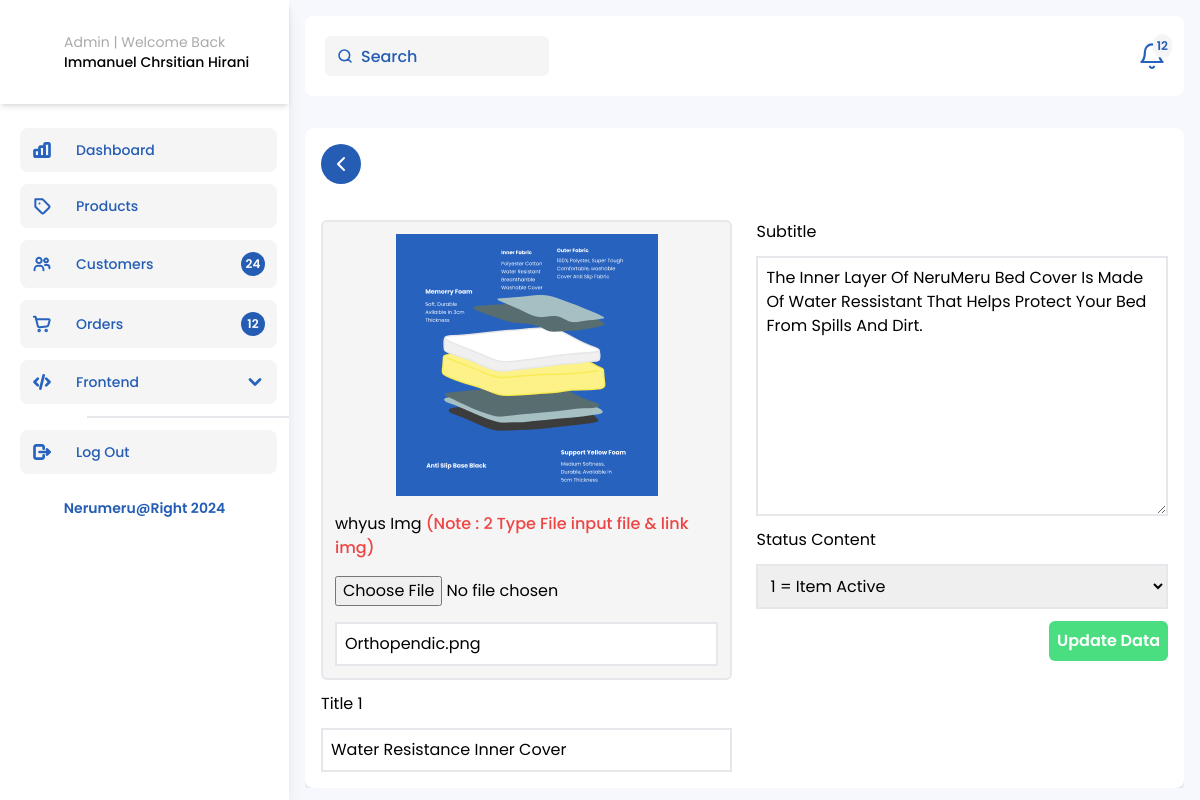
Screenshot of /Admin-whyus-UpdateData.php?whyus_id=1 with the database file from the repository.
### tables this page shows
CREATE TABLE `whyus` (
  `whyus_id` int(11) NOT NULL,
  `whyus_img` varchar(500) NOT NULL,
  `whyus_title` varchar(50) NOT NULL,
  `whyus_subtitle` varchar(150) NOT NULL,
  `status` tinyint(1) NOT NULL,
  `insert_date` datetime NOT NULL DEFAULT current_timestamp(),
  `lastUpdate_date` datetime NOT NULL DEFAULT current_timestamp()
);

### function.php (called while the page is built, shortened)
<?php
$conn = mysqli_connect('localhost', 'root', '', 'nerumeru');
function query($query)
{
    global $conn;
    $result = mysqli_query($conn, $query);
    $rows = [];
    foreach ($result as $row) {
        $rows[] = $row;
    }
    return $rows;
}

### Admin-whyus-UpdateData.php (the view, shortened to what this page needs)
<?php
require "function.php";
$id = $_GET["whyus_id"];
$whyus = query("SELECT * FROM whyus WHERE whyus_id = $id")[0];
?>
<!doctype html>
<html lang="en">
<head>
  <link rel="stylesheet" href="css/output.css" />
  <link rel="stylesheet" href="https://cdn.jsdelivr.net/npm/swiper@10/swiper-bundle.min.css" />
  <link rel="stylesheet" href="https://cdn.jsdelivr.net/npm/swiper@10/swiper-bundle.min.css" />
</head>
<body>
  <main class="my-0">
    <section class="admin relative h-screen overflow-hidden my-0">
      <div class="flex items-start justify-between">
        <?php include("sidebar.admin.php"); ?>
        <div class="flex flex-col gap-4 container">
          <header class="z-40 flex items-center bg-white rounded-lg justify-between w-full h-20 px-5">
            <div class="header-wrapper w-full flex items-center justify-between">
              <span class="relative">
                <input id="searchAdminNavbar" type="search" class="bg-white-neru px-3 rounded-md h-10 outline-none py-1 w-[224px] pl-9 xl:text-base md:text-sm text-xs" placeholder="Search" />
              </span>
              <div id="notifications" class="relative cursor-pointer">
                <div class="badge absolute -right-2 -top-2 bg-white-neru rounded-full flex items-center justify-center p-1">
                  <h6 class="text-xs text-blue-Neru font-semibold">12</h6>
                </div>
              </div>
            </div>
          </header>
          <div class="max-h-screen w-full overflow-y-auto">
            <div class="container bg-white rounded-lg shadow-md 3xl:h-[760px] 2xl:h-[550px] flex flex-col gap-3 overflow-y-auto mt-4">
              <div class="WrapperBack mb-6 w-fit">
                <a href="Admin-Homepage.php" class="bg-blue-Neru w-fit text-white px-2 rounded-full py-2 cursor-pointer font-semibold text-base flex items-center gap-3">
                  <svg xmlns="http://www.w3.org/2000/svg" class="icon icon-tabler icon-tabler-chevron-left" width="24" height="24" viewBox="0 0 24 24" stroke-width="2" stroke="currentColor" fill="none" stroke-linecap="round" stroke-linejoin="round">
                    <path stroke="none" d="M0 0h24v24H0z" fill="none" />
                    <path d="M15 6l-6 6l6 6" />
                  </svg>
                </a>
              </div>
              <form class="w-full" action="" method="post" enctype="multipart/form-data">
                <div class="grid grid-cols-2 gap-6">
                  <div class="flex flex-col w-full gap-3">
                    <div class="w-full flex flex-col gap-4  bg-white-neru rounded-md border-2 p-3">
                      <img src="img/<?= $whyus["whyus_img"] ?>" class=" mx-auto" alt="">
                      <label for="">whyus Img <span class="text-red-500 font-medium">(Note : 2 Type File input file & link img)</span> </label>
                      <input type="file" id="gambar" name="gambar">
                      <input class="w-full p-2 outline-none border-2" type="text" name="whyus_img" value="<?= $whyus["whyus_img"] ?>" />
                    </div>
                    <label for="">Title 1</label>
                    <input required class="w-full p-2 outline-none border-2" name="whyus_title" placeholder="whyus's Delightful Pets" value="<?= $whyus["whyus_title"] ?>" type="text" />
                  </div>
                  <div class="flex flex-col w-full gap-3">
                    <label for="">Subtitle</label>
                    <textarea required class="p-2 outline-none border-2 text-start" name="whyus_subtitle" placeholder="Your Subtitle" cols="30" rows="10"><?= $whyus["whyus_subtitle"] ?></textarea>
                    <label for="">Status Content</label>
                    <select class="w-full p-2 outline-none border-2" name="status" id="status">
                      <option> <?= $whyus["status"] ?>
                        <?php if ($whyus["status"] === "1") : ?>
                          <?= "= Item Active" ?>
                        <?php else : ?>
                          <?= "= Item Non-Active" ?>
                        <?php endif; ?>
                      </option>
                    </select>
                    <button type="submit" name="submit" class="bg-green-400 p-2 rounded-md text-white font-semibold w-fit self-end">Update Data</button>
                  </div>
                </div>
              </form>
            </div>
          </div>
        </div>
      </div>
    </section>
  </main>
</body>
</html>

### rows the page displays
whyus: whyus_img (picture), whyus_img "Orthopendic.png", whyus_title "Water Resistance Inner Cover", whyus_subtitle "The Inner Layer Of NeruMeru Bed Cover Is Made Of Water Ressistant That Helps Protect Your Bed From Spills And Dirt.", status "1 = Item Active"
